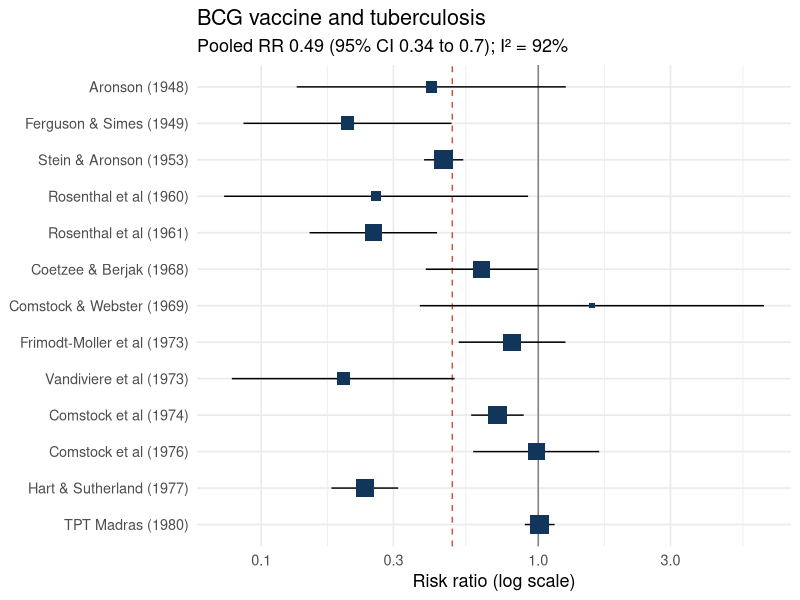
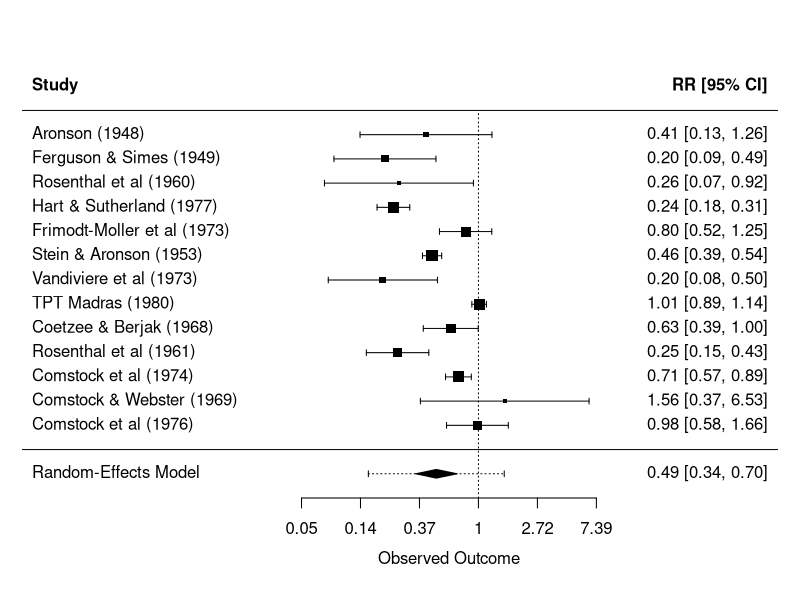
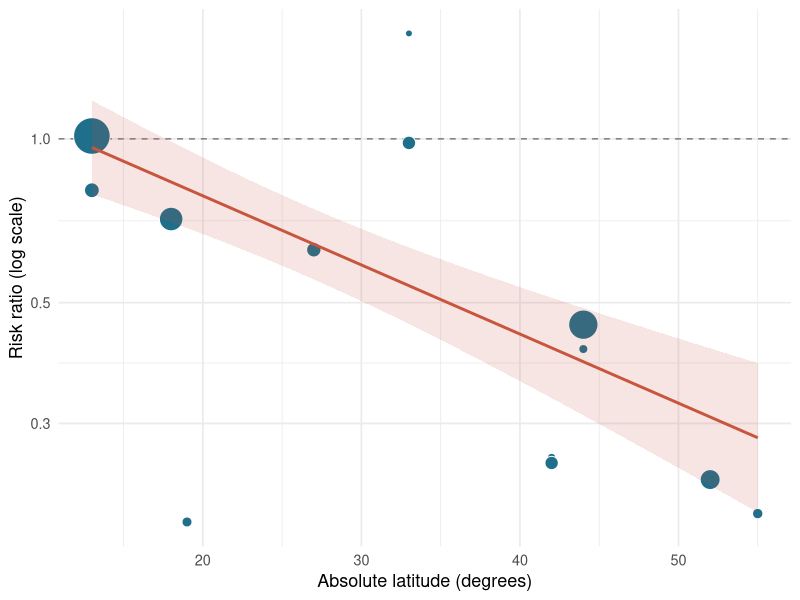
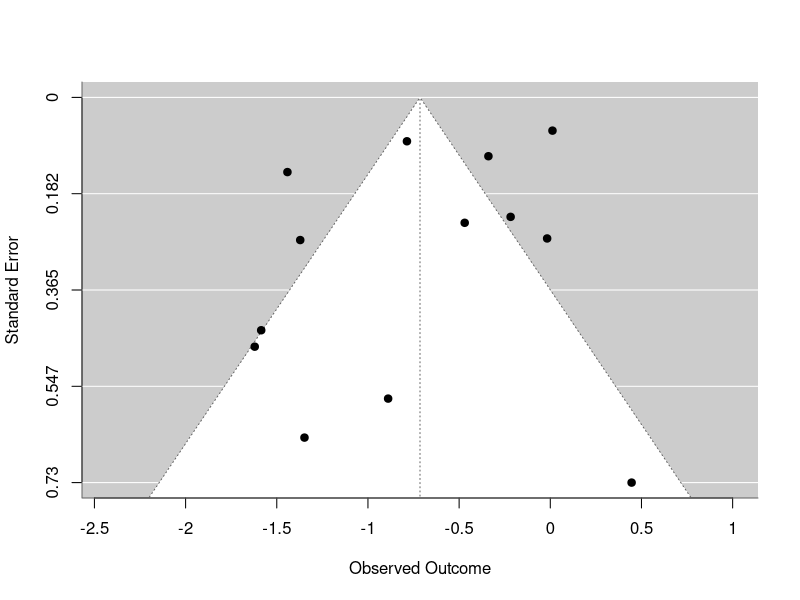
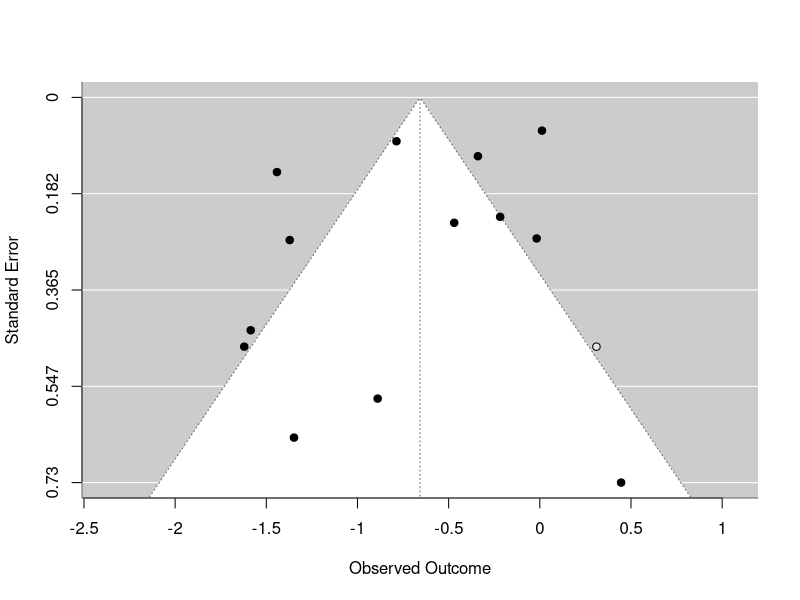

The R source for these figures, in order:
# =============================================================================
# Meta-analysis: hands-on companion script
# Session: Meta-Analysis - When and How (YLNC)
# Department of Community Medicine, AFMC Pune
#
# Works through the same BCG vaccine example used in the slides.
# Style: tidyverse, native pipe |>, one step per section.
# Packages: tidyverse, metafor (install.packages(c("tidyverse", "metafor")))
# =============================================================================

library(tidyverse)
library(metafor)

# -----------------------------------------------------------------------------
# 1. Data: one row per study (tidy)
# -----------------------------------------------------------------------------
# 13 trials of BCG vaccine against tuberculosis (Colditz et al., JAMA 1994)
# tpos/tneg = TB / no TB in vaccinated arm; cpos/cneg = same in control arm
bcg <- dat.bcg |>
  as_tibble() |>
  mutate(study = str_c(author, " (", year, ")"))

bcg |> glimpse()

# -----------------------------------------------------------------------------
# 2. Stage 1: effect size and variance for each study (log risk ratio)
# -----------------------------------------------------------------------------
# By hand, so the formula is visible
bcg_es <- bcg |>
  mutate(
    risk_vacc = tpos / (tpos + tneg),
    risk_ctrl = cpos / (cpos + cneg),
    yi  = log(risk_vacc / risk_ctrl),
    vi  = 1 / tpos - 1 / (tpos + tneg) + 1 / cpos - 1 / (cpos + cneg),
    sei = sqrt(vi),
    rr  = exp(yi),
    rr_lo = exp(yi - 1.96 * sei),
    rr_hi = exp(yi + 1.96 * sei)
  )

bcg_es |> select(study, rr, rr_lo, rr_hi)

# Same thing with metafor::escalc() - check they agree
bcg |>
  escalc(measure = "RR", ai = tpos, bi = tneg, ci = cpos, di = cneg, data = _) |>
  as_tibble() |>
  select(author, year, yi, vi)

# EXERCISE: change measure to "OR" or "RD". How do the effect sizes change?

# -----------------------------------------------------------------------------
# 3. Stage 2: inverse-variance pooling by hand (fixed effect)
# -----------------------------------------------------------------------------
pooled_fe <- bcg_es |>
  mutate(wi = 1 / vi) |>
  summarise(
    theta = sum(wi * yi) / sum(wi),
    se    = sqrt(1 / sum(wi)),
    Q     = sum(wi * (yi - theta)^2),
    k     = n()
  ) |>
  mutate(
    RR    = exp(theta),
    lower = exp(theta - 1.96 * se),
    upper = exp(theta + 1.96 * se),
    I2    = pmax(0, (Q - (k - 1)) / Q) * 100
  )

pooled_fe

# -----------------------------------------------------------------------------
# 4. Fixed vs random effects with metafor
# -----------------------------------------------------------------------------
fe <- rma(yi, vi, data = bcg_es, method = "FE")
re <- rma(yi, vi, data = bcg_es, method = "REML", slab = study)

fe
re

# Random effects with Hartung-Knapp adjustment (recommended with few studies)
re_hk <- rma(yi, vi, data = bcg_es, method = "REML", test = "knha", slab = study)
re_hk

# Pooled RR with confidence and prediction intervals, back-transformed
predict(re, transf = exp)

# Compare estimators of tau^2 in one tidy table
c("DL", "REML", "PM") |>
  set_names() |>
  map(\(m) rma(yi, vi, data = bcg_es, method = m)) |>
  imap(\(fit, m) tibble(
    method = m,
    RR     = exp(fit$b[1]),
    lower  = exp(fit$ci.lb),
    upper  = exp(fit$ci.ub),
    tau2   = fit$tau2,
    I2     = fit$I2
  )) |>
  list_rbind()

# Weights under each model
bcg_es |>
  mutate(w_fixed = weights(fe), w_random = weights(re)) |>
  select(study, w_fixed, w_random) |>
  arrange(desc(w_fixed))

# -----------------------------------------------------------------------------
# 5. Forest plot (ggplot2)
# -----------------------------------------------------------------------------
forest_df <- bcg_es |>
  mutate(weight = weights(re)) |>
  arrange(year) |>
  mutate(study = fct_rev(fct_inorder(study)))

pooled_row <- tibble(
  study = "Random effects (REML)",
  rr = exp(re$b[1]), rr_lo = exp(re$ci.lb), rr_hi = exp(re$ci.ub)
)

forest_df |>
  ggplot(aes(rr, study)) +
  geom_vline(xintercept = 1, colour = "grey50") +
  geom_vline(xintercept = pooled_row$rr, colour = "#C8553D", linetype = "dashed") +
  geom_errorbarh(aes(xmin = rr_lo, xmax = rr_hi), height = 0) +
  geom_point(aes(size = weight), shape = 15, colour = "#12355B") +
  scale_x_log10() +
  scale_size_continuous(range = c(1.5, 6), guide = "none") +
  labs(
    x = "Risk ratio (log scale)", y = NULL,
    title = "BCG vaccine and tuberculosis",
    subtitle = str_glue(
      "Pooled RR {round(pooled_row$rr, 2)} ",
      "(95% CI {round(pooled_row$rr_lo, 2)} to {round(pooled_row$rr_hi, 2)}); ",
      "I² = {round(re$I2)}%"
    )
  ) +
  theme_minimal(base_size = 13)

# metafor's built-in forest plot, for comparison
forest(re, atransf = exp, header = c("Study", "RR [95% CI]"), addpred = TRUE)

# -----------------------------------------------------------------------------
# 6. Explaining heterogeneity
# -----------------------------------------------------------------------------
# 6a. Subgroup analysis by allocation method
bcg_es |>
  nest(.by = alloc) |>
  mutate(
    fit = map(data, \(d) rma(yi, vi, data = d)),
    k   = map_int(fit, \(f) f$k),
    RR  = map_dbl(fit, \(f) exp(f$b[1])),
    lower = map_dbl(fit, \(f) exp(f$ci.lb)),
    upper = map_dbl(fit, \(f) exp(f$ci.ub)),
    I2  = map_dbl(fit, \(f) f$I2)
  ) |>
  select(-data, -fit)

# Formal test for subgroup differences
rma(yi, vi, mods = ~ alloc, data = bcg_es)

# 6b. Meta-regression on absolute latitude
mr <- rma(yi, vi, mods = ~ ablat, data = bcg_es)
mr
mr$R2   # % of between-study variance explained

bcg_es |>
  ggplot(aes(ablat, rr)) +
  geom_hline(yintercept = 1, linetype = "dashed", colour = "grey50") +
  geom_point(aes(size = 1 / vi), shape = 21, fill = "#1F6F8B", colour = "white") +
  geom_smooth(aes(weight = 1 / vi), method = "lm", formula = y ~ x,
              colour = "#C8553D", fill = "#C8553D", alpha = 0.15) +
  scale_y_log10() +
  scale_size_continuous(range = c(2, 12), guide = "none") +
  labs(x = "Absolute latitude (degrees)", y = "Risk ratio (log scale)") +
  theme_minimal(base_size = 13)
# Note: geom_smooth() gives a weighted least-squares line for display only;
# use the rma() model above for inference.

# -----------------------------------------------------------------------------
# 7. Sensitivity analysis: leave one out
# -----------------------------------------------------------------------------
leave1out(re) |>
  as_tibble() |>
  mutate(
    omitted = bcg_es$study,
    across(c(estimate, ci.lb, ci.ub), exp)
  ) |>
  select(omitted, RR = estimate, lower = ci.lb, upper = ci.ub, I2) |>
  arrange(RR)

# -----------------------------------------------------------------------------
# 8. Small-study effects / publication bias
# -----------------------------------------------------------------------------
funnel(re)
regtest(re)        # Egger's regression test
ranktest(re)       # Begg's rank correlation test
tf <- trimfill(re)
tf
funnel(tf)         # filled (imputed) studies shown as open circles

# -----------------------------------------------------------------------------
# 9. EXERCISES
# -----------------------------------------------------------------------------
# 1. Re-run the main analysis with measure = "OR". Does the conclusion change?
# 2. Use method = "DL" and test = "knha". What happens to the CI width?
# 3. Drop the trials using alternate allocation. Re-estimate RR and I^2.
# 4. Add year as a second moderator to the meta-regression. Is it useful?
# 5. Write a two-line GRADE judgement for "inconsistency" using I^2,
#    tau^2 and the prediction interval.
